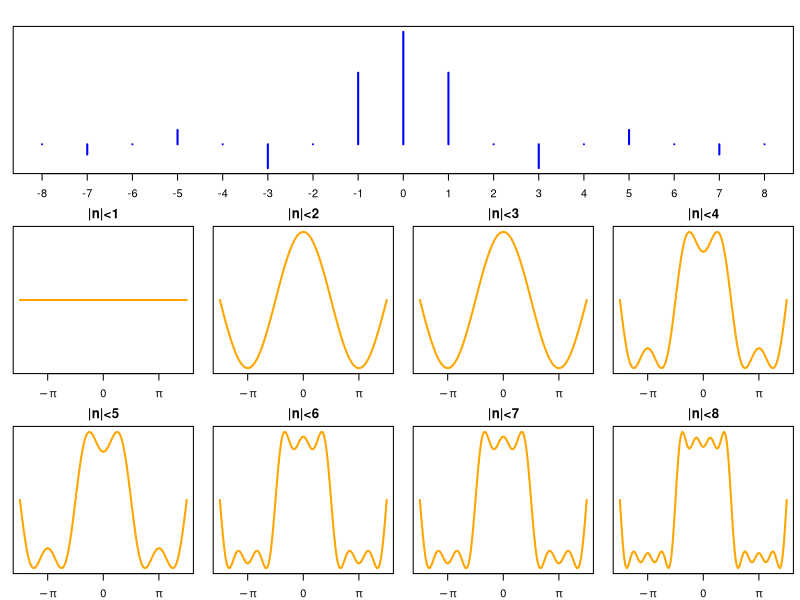

The R script that drew this image:
def.par <- par(no.readonly = TRUE) # layout前の環境を保存
lns <- function(x) lcm(x * par("csi") * 2.54)
layout(rbind(c(1,1,1,1),
             c(2,3,4,5),
             c(6,7,8,9)),
       height = c(1,1,1),
       width = c(1,1,1,1))
## layout の確認
## layout.show(3)
## box("outer", lty = "dotted")
f <- function(x) {
  if (all(Im(z <- zapsmall(x))==0)) as.numeric(z) else x
}
par(mar=c(2,1,2,.5))
an <- function(n){ifelse(n!=0,
                         (1i)^(n+1)/(2*pi*n)*((-1)^n-1),
                         1/2)}
n <- -8:8
plot(n,sapply(n,an),type="h",col="blue",lwd=2,xlab="",ylab="",xaxt="n",yaxt="n")
axis(1,at=n,labels=n)
x <- seq(-1.5,1.5,length=20*6+1)
y <- rep(an(0),length=length(x))
for(k in 1:8){
  plot(x,y,type="l",lwd=2,col="orange",xlab="",ylab="",xaxt="n",yaxt="n",
       main=paste0("|n|<",k))
  axis(1,at=-1:1,labels=c(expression(-pi),0,expression(pi)))
  y <- f(y + an(k)*exp(pi*k*1i*x) + an(-k)*exp(-pi*k*1i*x))
}
par(def.par)
